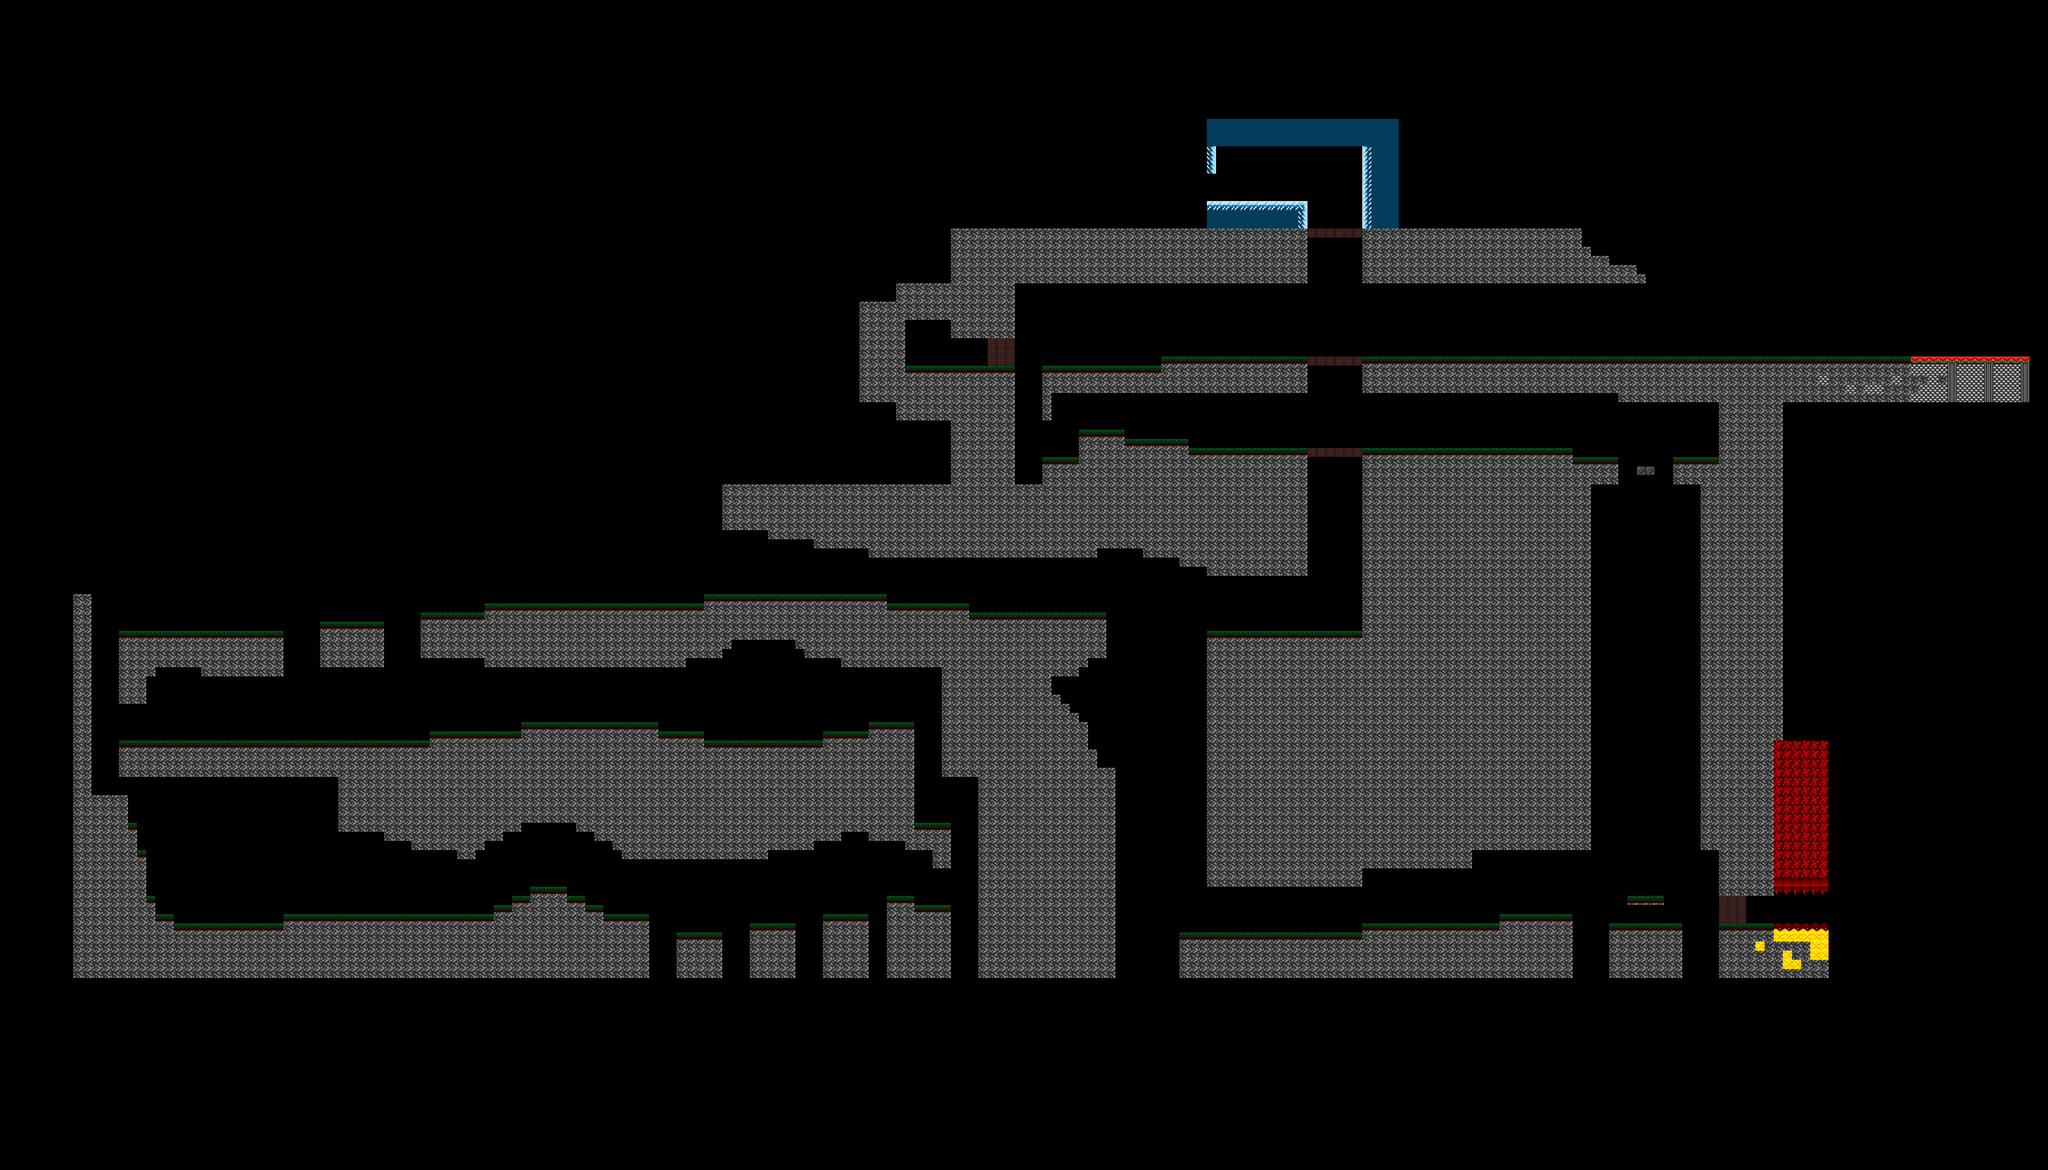

Tiled map render using the project's own tile images. Description and the map definition, with tile-layer contents summarised, below:
An orthogonal 224x128 tile map with 32x32 px tiles, 2 tile layers (player, terrain), 6 tilesets.

<map version="1.9" tiledversion="1.9.2" orientation="orthogonal" renderorder="right-down" width="224" height="128" tilewidth="32" tileheight="32" infinite="0" nextlayerid="4" nextobjectid="1">
 <editorsettings>
  <chunksize width="32" height="32" />
  <export target="../1/level_0.csv" format="csv" />
 </editorsettings>
 <tileset firstgid="1" source="../Tilesets/Anim Tiles/Magma Cieling.tsx" />
 <tileset firstgid="9" source="../Tilesets/staticTiles.tsx" />
 <tileset firstgid="63" source="../Tilesets/Anim Tiles/Drake Ground Floor.tsx" />
 <tileset firstgid="79" source="../Tilesets/Anim Tiles/Drake Support.tsx" />
 <tileset firstgid="87" source="../Tilesets/Anim Tiles/Magma Pool Block.tsx" />
 <tileset firstgid="100" source="../tilesets/player_tiles.tsx" />
 <layer id="1" name="player" width="224" height="128">
  <data>[28672 cells, 1 non-empty, 1 distinct tile ids]</data>
 </layer>
 <layer id="3" name="terrain" width="224" height="128">
  <data>[28672 cells, 7173 non-empty, 18 distinct tile ids]</data>
 </layer>
</map>
